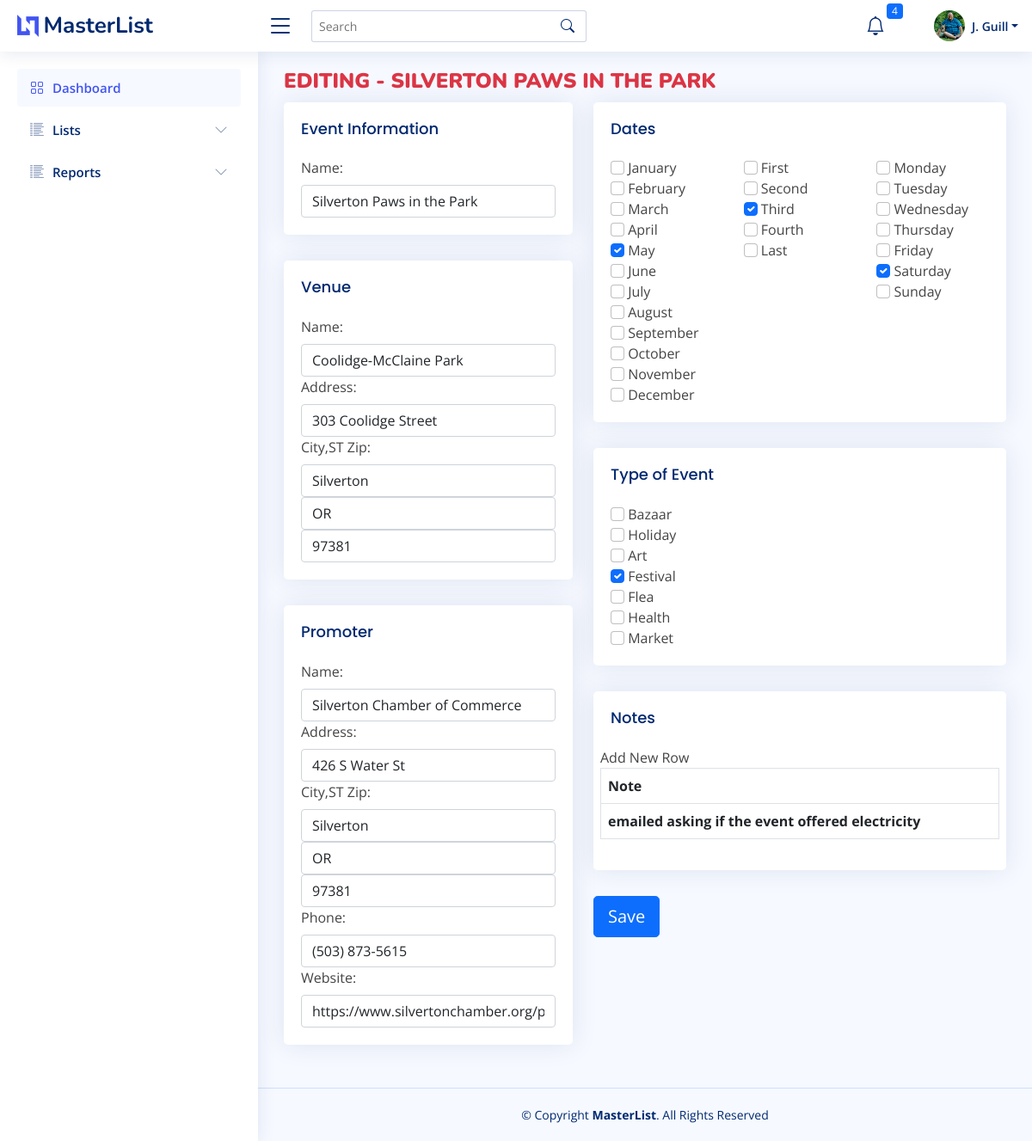
The page /masterlist/edit/339 (signed in) on the database as committed earlier.
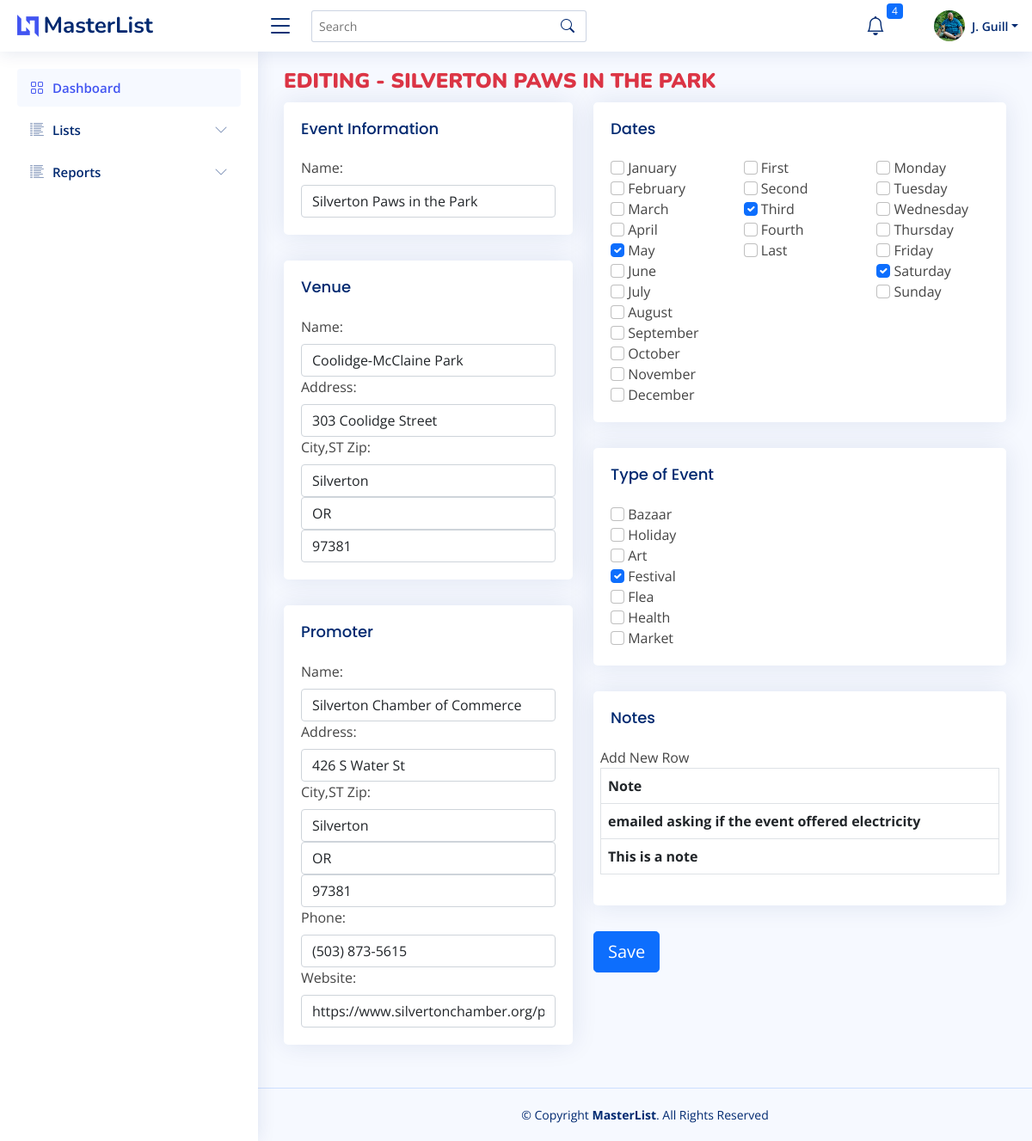
The same page on the database as committed later.
### bazaar/models.py (models this page shows)
class Notes(db.Model):
    id = db.Column(db.Integer, primary_key=True)
    note = db.Column(db.Text)
    date_created = db.Column(db.DateTime(timezone=True), server_default=func.now())
    date_updated = db.Column(db.DateTime(timezone=True), onupdate=func.now())
    masterlistid = db.Column(db.Integer, db.ForeignKey('master_list.id'))
    bookingid = db.Column(db.Integer, db.ForeignKey('booking.id'))

### bazaar/templates/masterlist/masterlist.py (the view, shortened to what this page needs)
@ml.route("/edit/<id>", methods=["GET", "POST"])
@login_required
def edit_single(id):
    record = db.session.query(MasterList).filter(MasterList.id == id).first()
    months = ['January', 'February', 'March', 'April', 'May', 'June', 'July', 'August', 'September', 'October',
              'November', 'December']
    months_values = {"January": record.january, "February": record.february, "March": record.march,
                     "April": record.april, "May": record.may, "June": record.june, "July": record.july,
                     "August": record.august, "September": record.september, "October": record.october,
                     "November": record.november, "December": record.december}
    weeks = ['First', 'Second', 'Third', 'Fourth', 'Last']
    weeks_values = {"First": record.first, "Second": record.second, "Third": record.third, "Fourth": record.fourth,
                    "Last": record.last}
    days = ['Monday', 'Tuesday', 'Wednesday', 'Thursday', 'Friday', 'Saturday', 'Sunday']
    days_values = {"Monday": record.monday, "Tuesday": record.tuesday, "Wednesday": record.wednesday,
                   "Thursday": record.thursday, "Friday": record.friday, "Saturday": record.saturday,
                   "Sunday": record.sunday}
    types = get_types_masterlist()
    types_values = {}
    for type in types:
        types_values[type] = getattr(record, "type_" + type)
    notes = db.session.query(Notes).filter(Notes.masterlistid == id).all()
    contents = {"user": User, "record": record, "notes": notes,
                "months": months, "days": days, "weeks": weeks,
                "v_days": days_values, "v_months": months_values,
                "v_weeks": weeks_values, "types": types,
                "v_types": types_values}
    return render_template("masterlist/edit_single.html", **contents)

### bazaar/models.py (called while the page is built)
    def fullname(self):
        return self.firstname + " " + self.lastname

### bazaar/templates/masterlist/masterlist.py (called while the page is built)
def get_types_masterlist(tbl=MasterList):
    from sqlalchemy import inspect
    inst = inspect(tbl)
    attr_names = [c_attr.key for c_attr in inst.mapper.column_attrs]
    typelist = []
    for name in attr_names:
        if "type" in name:
            typelist.append(name.replace("type_", ""))
    return typelist

### bazaar/templates/masterlist/edit_single.html (shortened to what the changed rows need)
{% extends "base/base.html" %}
{% block page_title %}
    <b><span class="text-uppercase text-danger">Editing - {{ record.event_name }}</span></b>
{% endblock page_title %}
{% block main_content %}
    <section class="section">
        <form class="form" method="POST" action="{{ url_for('masterlist.edit_single', id=record.id) }}">
            <div class="row">
                <div class="col-md-7">
                    <div class="card">
                        <div class="card-body">
                            <div class="row">
                                <div id="months" class="col-4">
                                    {% for month in months %}
                                        <input class="form-check-input"
                                               type="checkbox"
                                               id="{{ month }}"
                                               name="months"
                                               value="{{ month | lower }}"
                                               {% if v_months[month] == True %}checked{% endif %}>
                                        <label class="form-check-label" for="{{ month }}">{{ month }}</label><br>
                                    {% endfor %}
                                </div>
                                <div id="weeks" class="col-4">
                                    {% for week in weeks %}
                                        <input class="form-check-input"
                                               type="checkbox"
                                               id="{{ week }}"
                                               name="weeks"
                                               value="{{ week | lower }}"
                                               {% if v_weeks[week] == True %}checked{% endif %}
                                        >
                                        <label class="form-check-label" for="{{ week }}">{{ week }}</label><br>
                                    {% endfor %}
                                </div>
                                <div id="dayofweek" class="col-4">
                                    {% for day in days %}
                                        <input class="form-check-input"
                                               type="checkbox"
                                               id="{{ day }}"
                                               name="days"
                                               value="{{ day | lower }}"
                                               {% if v_days[day] == True %}checked{% endif %}
                                        >
                                        <label class="form-check-label" for="{{ day }}">{{ day }}</label><br>
                                    {% endfor %}
                                </div>
                            </div>
                        </div>
                    </div>
                    <div class="card">
                        <div class="card-body">
                            <div class="row-cols-2">
                                <div class="col-6">
                                    {% for type in types %}
                                        <input class="form-check-input"
                                               type="checkbox"
                                               id="{{ type }}"
                                               name="type"
                                               value="{{ type | lower }}"
                                               {% if v_types[type] == True %}checked{% endif %}
                                        >
                                        <label class="form-check-label" for="{{ type }}">{{ type.title() }}</label><br>
                                    {% endfor %}
                                </div>
                            </div>
                        </div>
                    </div>
                    <div class="card">
                        <div class="card-body">
                            <div class="col">
                                <div class="row">
                                    <table id="notes" class="table table-bordered table-hover">
                                        <thead>
                                        <tr>
                                            <th>Note</th>
                                        </tr>
                                        </thead>
                                        <tbody class="table-striped">
                                        {% for note in notes %}
                                            <tr>
                                                <th>{{ note.note }}</th>
                                            </tr>
                                        {% endfor %}
                                        </tbody>
                                    </table>
                                </div>
                            </div>
                        </div>
                    </div>
                </div>
            </div>
        </form>
    </section>
{% endblock main_content %}

Rows that differ between the two databases and show on the page:
added Notes: note "This is a note"
